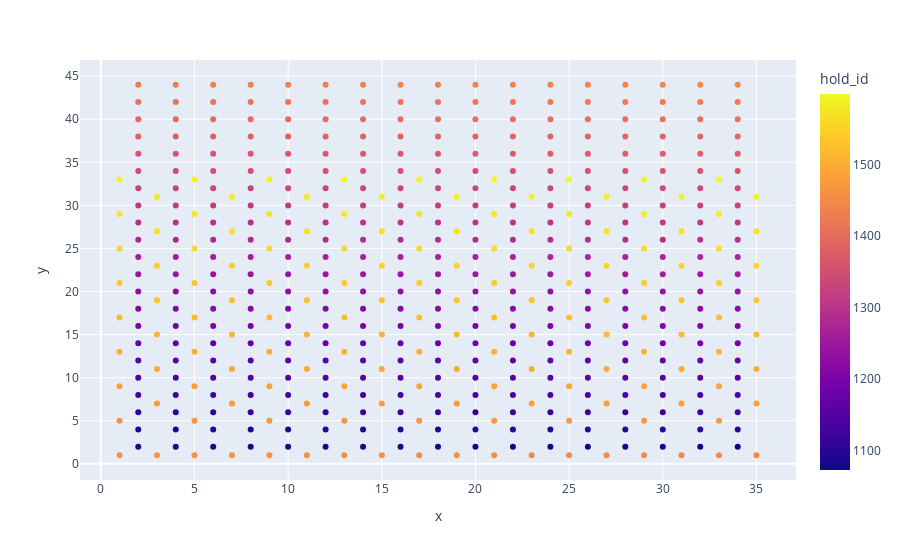

Notebook code cell kept with this figure:
### Code cell
subset = holds[holds['product_id'] == 1]
subset = subset[subset.index.to_series() < 3000]
px.scatter(subset[["x", "y"]]/4, x="x", y="y", hover_name=subset.index, color=subset.index)

### Figure 1 — Plotly figure (JSON) as saved in the notebook; plotly's stock layout.template omitted (floating-point values rounded to 4 significant figures; data arrays with more than 128 entries replaced by an {"elided": "..."} marker saying what was removed)
{"data": [{"hovertemplate": "<b>%{hovertext}</b><br><br>x=%{x}<br>y=%{y}<br>hold_id=%{marker.color}<extra></extra>", "hovertext": {"elided": "527 int values"}, "legendgroup": "", "marker": {"color": {"elided": "527 int values"}, "coloraxis": "coloraxis", "symbol": "circle"}, "mode": "markers", "name": "", "orientation": "v", "showlegend": false, "type": "scatter", "x": {"elided": "527 int values"}, "xaxis": "x", "y": {"elided": "527 int values"}, "yaxis": "y"}], "layout": {"coloraxis": {"colorbar": {"title": {"text": "hold_id"}}, "colorscale": [[0, "#0d0887"], [0.1111, "#46039f"], [0.2222, "#7201a8"], [0.3333, "#9c179e"], [0.4444, "#bd3786"], [0.5556, "#d8576b"], [0.6667, "#ed7953"], [0.7778, "#fb9f3a"], [0.8889, "#fdca26"], [1, "#f0f921"]]}, "legend": {"tracegroupgap": 0}, "margin": {"t": 60}, "xaxis": {"anchor": "y", "domain": [0, 1], "title": {"text": "x"}}, "yaxis": {"anchor": "x", "domain": [0, 1], "title": {"text": "y"}}}}
